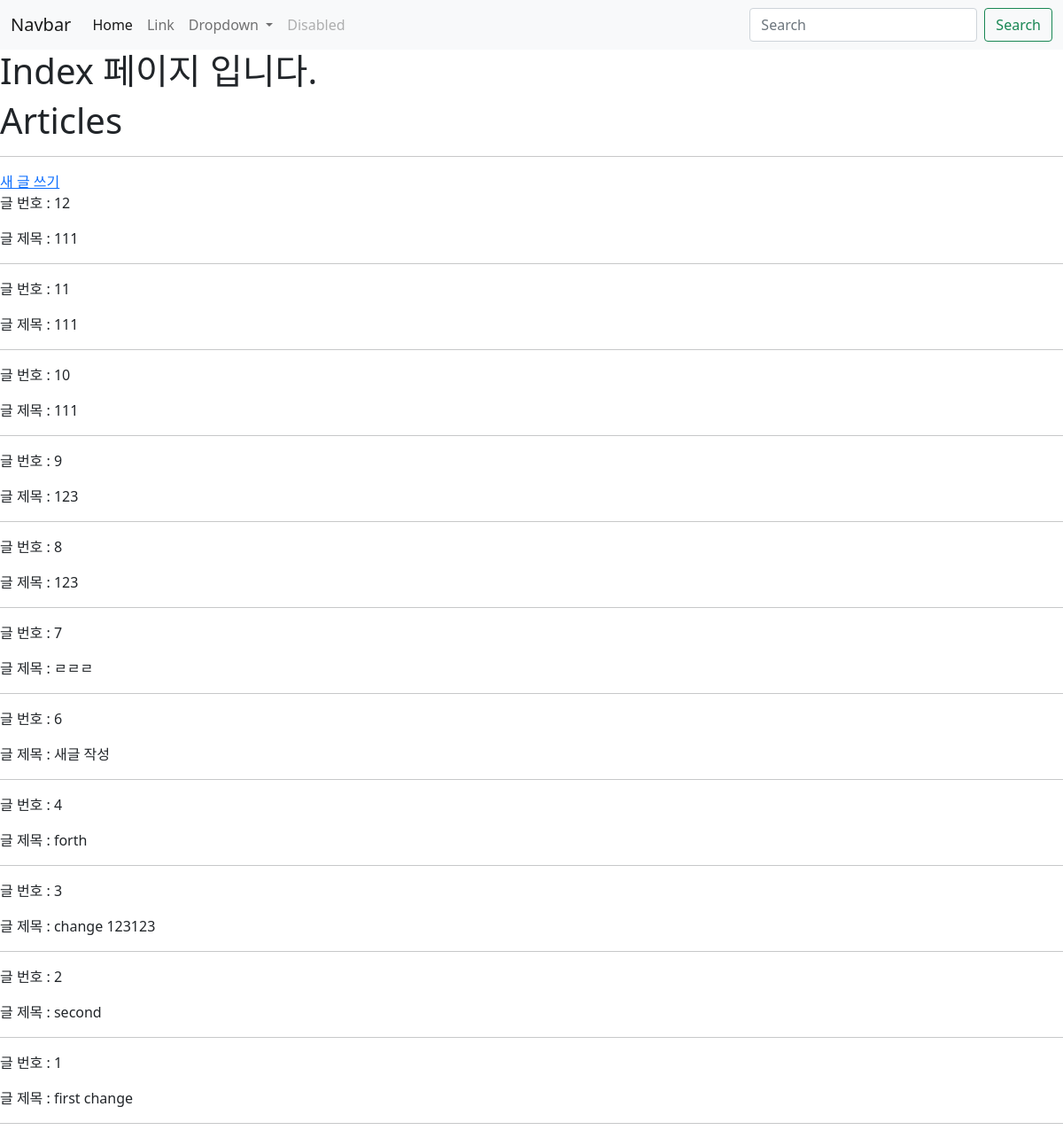
The app's page /articles/ with its own data.
### articles/models.py (models this page shows, shortened)
class Article(models.Model):
    title = models.CharField(max_length=20)
    content = models.TextField()
    created_at = models.DateTimeField(auto_now_add=True)
    update_at = models.DateTimeField(auto_now=True)

### articles/views.py (the view)
# urls.py: path('',views.index,name='index'),
def index(request):
    articles = Article.objects.all().order_by('-pk')
    context = {
        'articles' : articles
    }
    return render(request,'articles/index.html',context)

### articles/templates/articles/index.html (shortened to what this page needs)
{% extends 'base.html' %}
{% block content %}
  <h1>Index 페이지 입니다.</h1>
  <h1>Articles</h1>
  <hr>
  <a href="{% url 'articles:new' %}">새 글 쓰기</a>
  {% for article in articles%}
    <p>글 번호 : {{ article.id }}</p>
    <p><a href="{% url 'articles:detail' %}"></a>글 제목 : {{ article.title }}</p>
    <hr>
  {% endfor %}
{% endblock content %}

### templates/base.html (shortened to what this page needs)
<!DOCTYPE html>
<html lang="en">
<head>
  <link href="https://cdn.jsdelivr.net/npm/bootstrap@5.1.3/dist/css/bootstrap.min.css" rel="stylesheet">
</head>
<body>
  <nav class="navbar navbar-expand-lg navbar-light bg-light">
    <div class="container-fluid">
      <a class="navbar-brand" href="#">Navbar</a>
      <div class="collapse navbar-collapse" id="navbarSupportedContent">
        <ul class="navbar-nav me-auto mb-2 mb-lg-0">
          <li class="nav-item">
            <a class="nav-link active" aria-current="page" href="#">Home</a>
          </li>
          <li class="nav-item">
            <a class="nav-link" href="#">Link</a>
          </li>
          <li class="nav-item dropdown">
            <a class="nav-link dropdown-toggle" href="#" id="navbarDropdown" role="button" data-bs-toggle="dropdown" aria-expanded="false">
              Dropdown
            </a>
          </li>
          <li class="nav-item">
            <a class="nav-link disabled">Disabled</a>
          </li>
        </ul>
        <form class="d-flex">
          <input class="form-control me-2" type="search" placeholder="Search" aria-label="Search">
          <button class="btn btn-outline-success" type="submit">Search</button>
        </form>
      </div>
    </div>
  </nav>
  {% block content %}{% endblock content %}
</body>
</html>

### records on screen
Article: id "12", title "111"
Article: id "11", title "111"
Article: id "10", title "111"
Article: id "9", title "123"
Article: id "8", title "123"
Article: id "7", title "ㄹㄹㄹ"
Article: id "6", title "새글 작성"
Article: id "4", title "forth"
Article: id "3", title "change 123123"
Article: id "2", title "second"
Article: id "1", title "first change"
